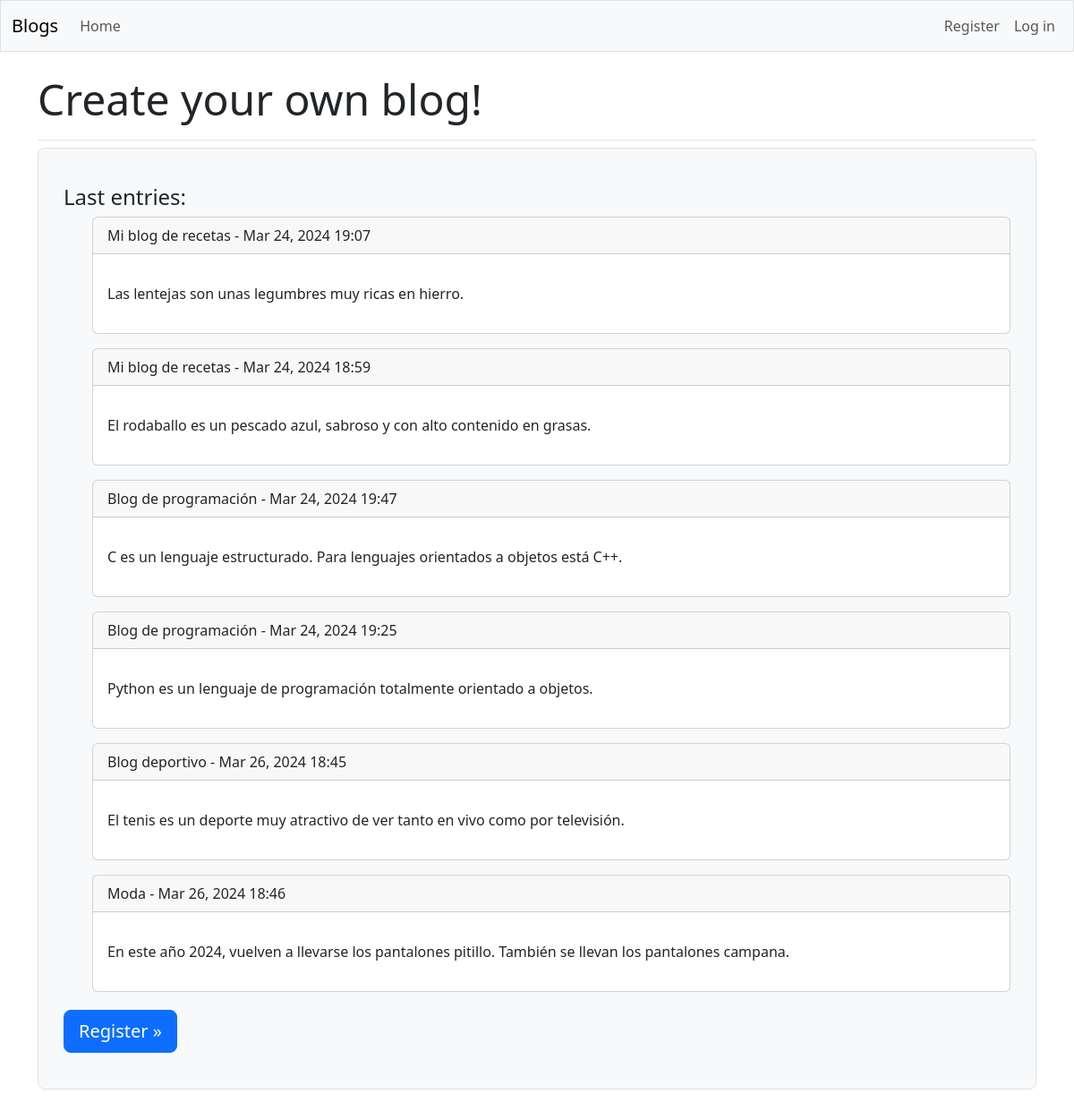
The app's page /, older data.
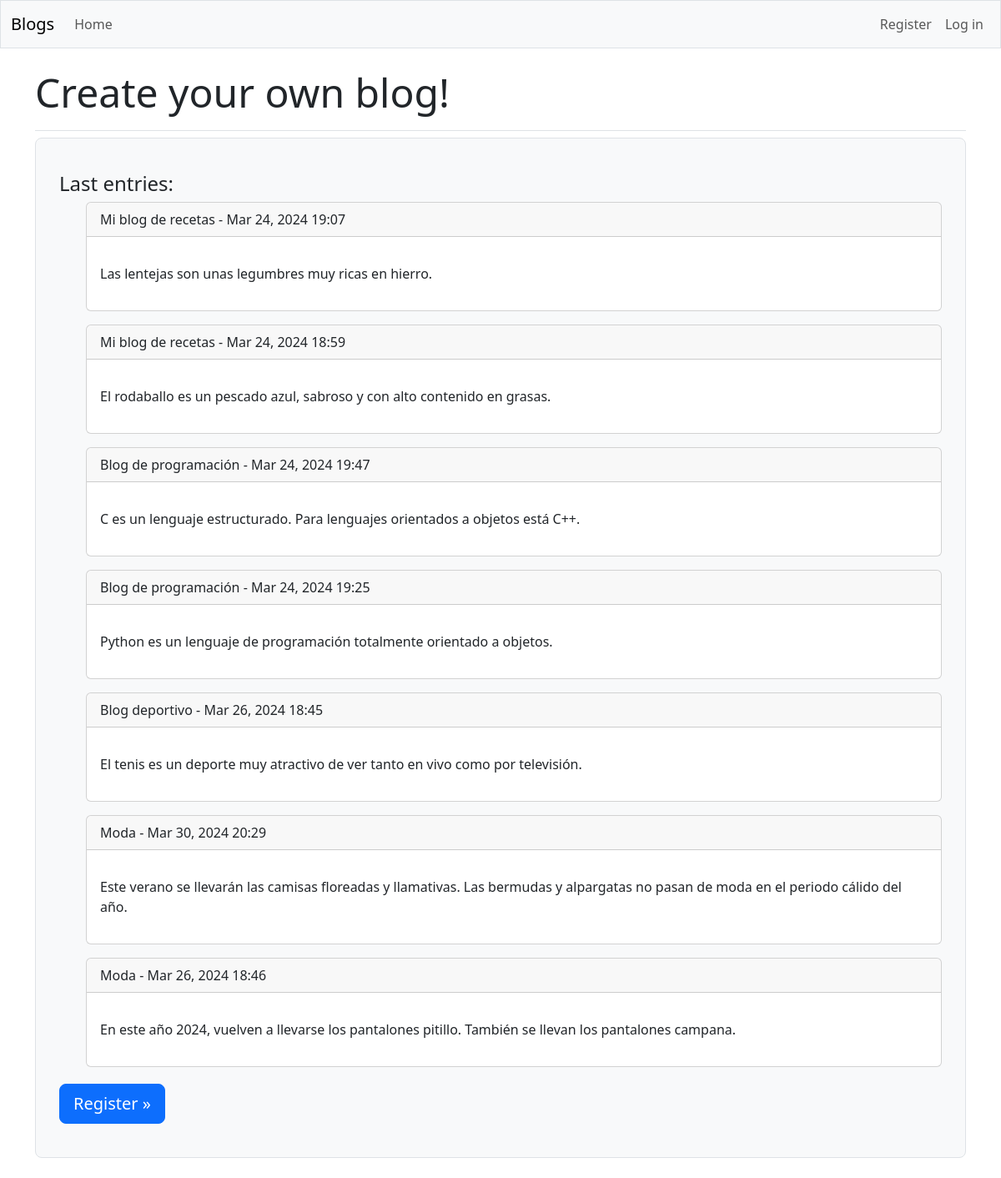
The same page, newer data.
### blogs/models.py (models this page shows, shortened)
class BlogEntry (models.Model):
    blog =  models.ForeignKey(Blog, on_delete = models.CASCADE)
    title = models.CharField(max_length = 100, default = 'Sin título')
    text = models.TextField()
    date_added = models.DateTimeField(auto_now_add = True)
    class Meta:
        verbose_name_plural = 'blog_entries'

class Blog (models.Model):
    title = models.CharField(max_length = 200)
    description = models.TextField()
    date_added = models.DateTimeField(auto_now_add = True)
    owner = models.ForeignKey(User, on_delete = models.CASCADE)

### blogs/views.py (the view)
# urls.py: path('', views.index, name = 'index'),
def index(request):
    entries = []
    blogs = Blog.objects.order_by('date_added')
    for blog in blogs:
        entries += blog.blogentry_set.order_by('-date_added')[:5]
    context = {'blogs': blogs, 'entries': entries}
    return render(request, 'blogs/index.html', context)

### blogs/templates/blogs/index.html
{% extends 'blogs/base.html' %}
{% block page_header %}
    <h2 class="display-5">Create your own blog!</h2>
{% endblock page_header %}
{% block content %}
<div class="p-3 mb-4 bg-light border rounded-3">
    <div class="container-fluid py-4">
        <h4>Last entries: </h4>
        <ul>
            {% for entry in entries %}
            <div class="card mb-3">
                <h7 class = "card-header">
                    {{ entry.blog.title }} -
                    {{ entry.date_added|date:'M d, Y H:i' }}
                </h7>
                <div class="card-body">
                    <p class="card-text">{{ entry.text|linebreaks }}</p></div>
            </div>
            {% empty %}
                <li>No entries have been added yet.</li>
            {% endfor %}
        </ul>
        <a class="btn btn-primary btn-lg mt-1"
            href="{% url 'accounts:register' %}">Register &raquo;</a>
    </div>
</div>
{% endblock content %}

### blogs/templates/blogs/base.html (shortened to what this page needs)
<!doctype html>
<html lang="en">
<head>
    {% load django_bootstrap5 %}
    {% bootstrap_css %}
</head>
<body>
    <nav class="navbar navbar-expand-md navbar-light bg-light mb-4 border">
        <div class="container-fluid">
            <a class="navbar-brand" href="{% url 'blogs:index' %}">Blogs</a>
            <div class="collapse navbar-collapse" id="navbarCollapse">
                <ul class="navbar-nav me-auto mb-2 mb-md-0">
                    <li class="nav-item">
                        <a class="nav-link" href="{% url 'blogs:blogs' %}">
                            Home</a></li>
                </ul>
                <ul class="navbar-nav ms-auto mb-2 mb-md-0">
                    {% if user.is_authenticated %}
                        <li class="nav-item">
                            <span class="navbar-text me-2">
                                Hello, {{ user.username }}.</span></li>
                    {% else %}
                        <li class="nav-item">
                            <a class="nav-link" href="{% url 'accounts:register' %}">
                                Register</a></li>
                        <li class="nav-item">
                            <a class="nav-link" href="{% url 'accounts:login' %}">
                                Log in</a></li>
                    {% endif %}
                </ul>
            </div>
        </div>
    </nav>
    <main class="container">
        <div class="pb-2 mb-2 border-bottom">
            {% block page_header %}{% endblock page_header %}
        </div>
        <div>
            {% block content %}{% endblock content %}
        </div>
    </main>
</body>
</html>

Row changes from the older to the newer data that the page shows:
added BlogEntry: blog "Moda", date_added "Mar 30, 2024 20:29", text "Este verano se llevarán las camisas floreadas y llamativas. Las bermudas y alpargatas no pasan de moda en el periodo cálido del año."
